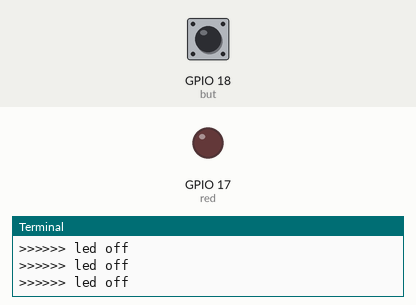
Bench run of a program on a simulated Raspberry Pi (BCM pin numbers). On the bench: output pins drawn as LEDs (lit = HIGH), the last lines printed to the terminal. The inputs (shaded band) are chosen by the test bench; at power-on: GPIO 18 (but) HIGH.

Above: at 1.2 s.
1.3 s: GPIO 18 (but) pulled LOW for 0.15 s
At 1.4 s:
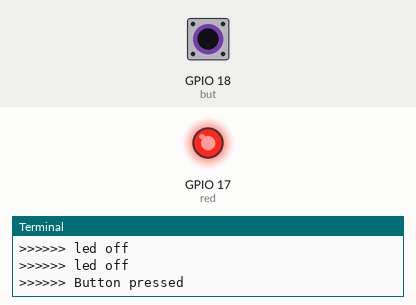
3.0 s: GPIO 18 (but) pulled LOW for 3.2 s
At 7.6 s:
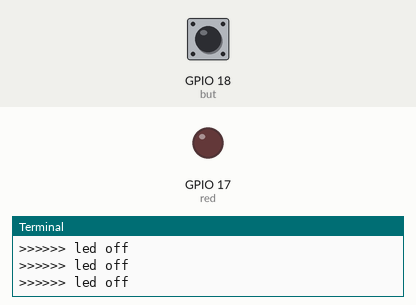
Timing chart, 0 to 9.1 s (numbered marks = the images above; inputs shaded):
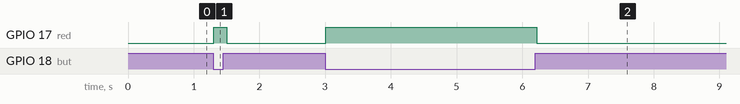

Measured:
- after the input at 1.3 s, GPIO 17 (red): LOW → HIGH at once, → LOW 0.20 s later
- after the input at 3.0 s, GPIO 17 (red): LOW → HIGH at once, → LOW 3.2 s later

The program:

button-led.py
```python
from gpiozero import LED
from gpiozero import Button
from gpiozero.pins.pigpio import PiGPIOFactory
from time import sleep

factory = PiGPIOFactory('192.168.0.172')

red = LED("GPIO17",pin_factory=factory)
but = Button("GPIO18",pin_factory=factory)


def setup():
    print("Setup components")

def loop():
    print("Entering the loop")
    while True:
        if but.is_active:
            red.on()
            print(">>>>>> Button pressed")
        else:
            print(">>>>>> led off")
            red.off()
        sleep(0.1)

def destroy():
    print("Keyboard interrupted, switcing off and finish")
    red.off()

if __name__ == '__main__': # Program entrance
    print("Program starting ... \n")
    setup()
    try:
        loop()
    except KeyboardInterrupt:
        destroy()
```
